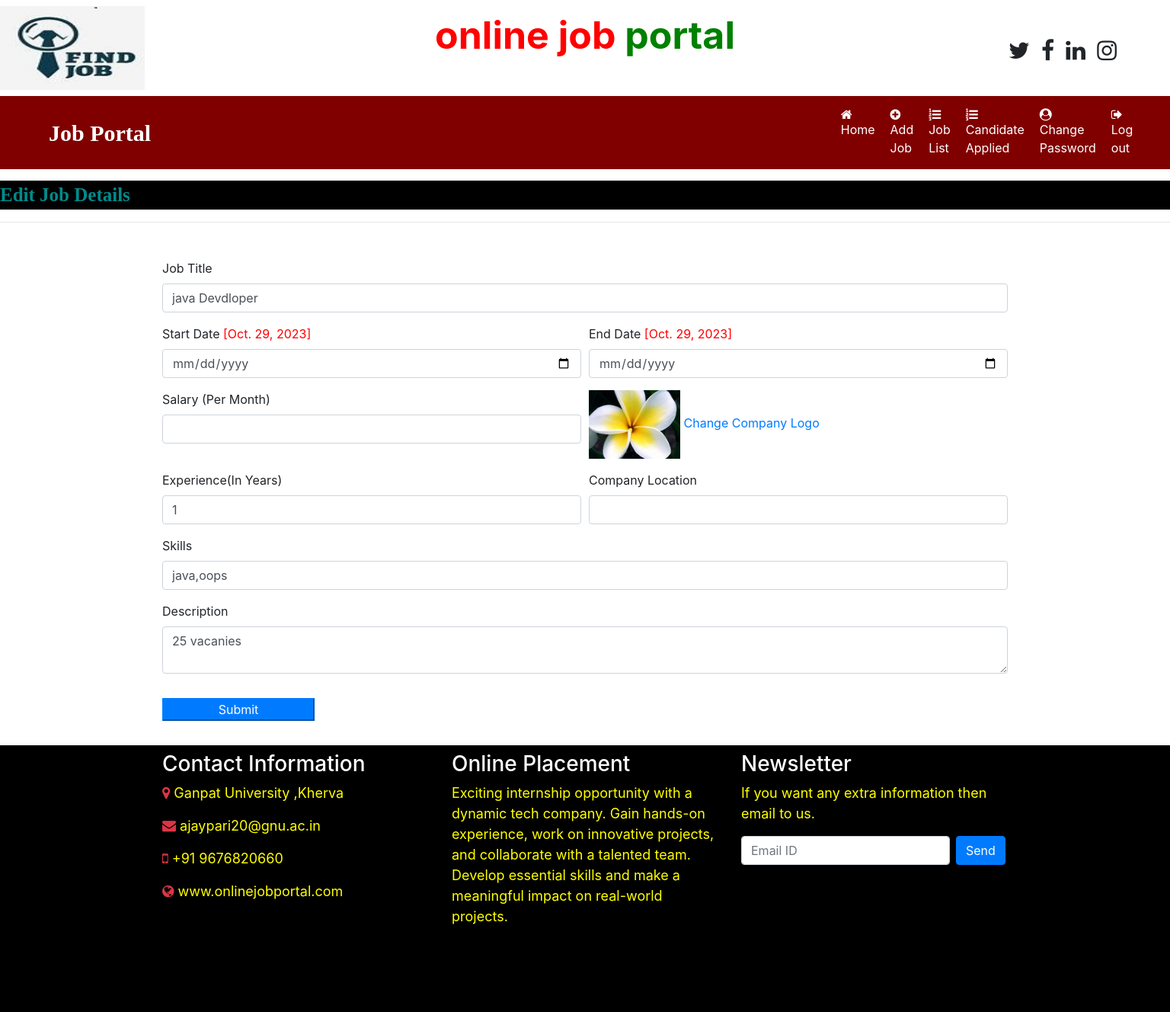
/edit_jobdetail/1 (signed in), run on the app's committed database.
### job/models.py (models this page shows, shortened)
class Job(models.Model):
    recruiter = models.ForeignKey(Recruiter,on_delete=models.CASCADE)
    start_date = models.DateField()
    end_date = models.DateField()
    title = models.CharField(max_length=100)
    salary = models.FloatField(max_length=20)
    image = models.FileField()
    description = models.CharField(max_length=300)
    experience = models.CharField(max_length=50)
    location = models.CharField(max_length=100)
    skills = models.CharField(max_length=100)
    creationdate = models.DateField()

### job/views.py (the view, shortened to what this page needs)
# urls.py: path('edit_jobdetail/<int:pid>',edit_jobdetail,name="edit_jobdetail"),
def edit_jobdetail(request,pid):
    if not request.user.is_authenticated:
        return redirect("recruiter_login")
    error = ""
    job = Job.objects.get(id=pid)
    d = {"error": error,'job' : job}
    return render(request,'edit_jobdetail.html',d)

### job/templates/edit_jobdetail.html (shortened to what this page needs)
{% load static %}
{% block body %}
{% include 'recruiter_navigation.html'%}
<marquee style="font-family:'Monotype Corsiva';font-size:25px;color:darkcyan;background-color:black;font-weight:bold;margin-top:1%">
    Edit Job Details
</marquee>
<hr>
<form class="container mt-5" onsubmit="return checkpass()" name="signup" method="POST" enctype="multipart/form-data">
    <div class="form-row">
        <div class="form-group col-md-12">
            <label>Job Title</label>
            <input type="text" class="form-control" name="jobtitle" value="{{job.title}}"  required>
        </div>
    </div>
    <div class="form-row">
        <div class="form-group col-md-6">
            <label>Start Date </label> <span style="color:red">[{{job.start_date}}] </span>
            <input type="date" class="form-control" name="startdate">
        </div>
        <div class="form-group col-md-6">
            <label>End Date</label> <span style="color:red"> [{{job.end_date}}] </span>
            <input type="date" class="form-control" name="enddate">
        </div>
    </div>
    <div class="form-row">
        <div class="form-group col-md-6">
            <label>Salary (Per Month)</label>
            <input type="text" class="form-control" name="salary"  required>
        </div>
        <div class="form-group col-md-6">
           <img src="{{job.image.url}}" width="120" height="90"> <a href="{% url 'change_companyLogo' job.id %}">Change Company Logo</a>
        </div>
    </div>
    <div class="form-row">
        <div class="form-group col-md-6">
            <label>Experience(In Years) </label>
            <input type="text" class="form-control" name="experience"  value="{{job.experience}}" required>
        </div>
        <div class="form-group col-md-6">
            <label>Company Location </label>
            <input type="text" class="form-control" name="Location" value="{{job.Location}}" required>
        </div>
    </div>
    <div class="form-row">
        <div class="form-group col-md-12">
            <label>Skills</label>
            <input type="text" class="form-control" name="skills" value="{{job.skills}}" required>
        </div>
    </div>
    <div class="form-row">
        <div class="form-group col-md-12">
            <label>Description</label>
            <textarea class="form-control" name="description"  required>{{job.description}}</textarea>
        </div>
    </div>
<input type="submit" value="Submit" class="btn-primary my-3" style="width:200px">
</form>
{% include 'footer.html' %}
{% endblock %}

### data on the page
Job: jobtitle "java Devdloper", start_date "Oct. 29, 2023", end_date "Oct. 29, 2023", image (picture), experience "1", skills "java,oops", description "25 vacanies"
